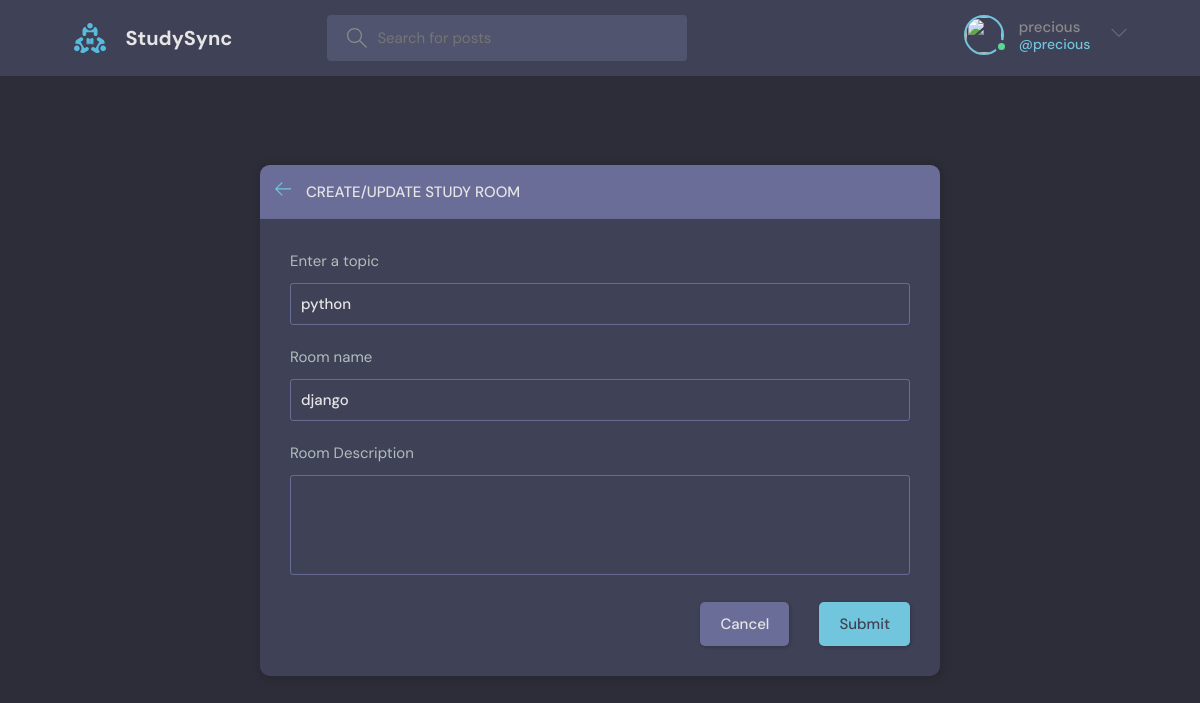
/update-room/1/ (signed in), run on the app's committed database.
### discord/models.py (models this page shows, shortened)
class CustomUser(AbstractUser):
    profile_picture = models.ImageField(upload_to='profiles',default='name.png')

class Room(models.Model):
    host = models.ForeignKey(CustomUser, on_delete=models.SET_NULL, null=True)
    topic = models.ForeignKey(Topic, on_delete=models.SET_NULL, null=True)
    name = models.CharField(max_length=200)
    description = models.TextField(null=True, blank=True)
    participants = models.ManyToManyField(CustomUser, related_name='participants')
    updated = models.DateTimeField(auto_now=True)
    created = models.DateTimeField(auto_now_add=True)
    class Meta:
        ordering = ['-updated', '-created']

class Topic(models.Model):
    name = models.CharField(max_length=200)  # Name of the topic

### discord/views.py (the view, shortened to what this page needs)
# urls.py: path('update-room/<str:pk>/', views.updateRoom, name="update-room"),
@login_required(login_url='discord:login')  # Ensure that the user is logged in before accessing this view
def updateRoom(request, pk):
    room = Room.objects.get(id=pk)
    form = RoomForm(instance=room)
    topics = Topic.objects.all()
    if request.user != room.host:
        return HttpResponse('You are not allowed here!!!')
    context = {'form': form, 'topics': topics, 'room': room}
    return render(request, 'discord/room_form.html', context)

### discord/forms.py
class RoomForm(ModelForm):
    class Meta:
        model = Room
        fields = '__all__'
        exclude = ['host', 'participants']

### discord/templates/discord/room_form.html (shortened to what this page needs)
{% extends 'main.html' %}
{% block content %}
  <main class="create-room layout">
    <div class="container">
      <div class="layout__box">
        <div class="layout__boxHeader">
          <div class="layout__boxTitle">
            <a href="{% url 'discord:home' %}">
              <svg version="1.1" xmlns="http://www.w3.org/2000/svg" width="32" height="32" viewBox="0 0 32 32">
                <title>arrow-left</title>
                <path
                  d="M13.723 2.286l-13.723 13.714 13.719 13.714 1.616-1.611-10.96-10.96h27.625v-2.286h-27.625l10.965-10.965-1.616-1.607z">
                </path>
              </svg>
            </a>
            <h3>Create/update Study Room</h3>
          </div>
        </div>
        <div class="layout__body">
          <form class="form" action="" method="POST">
            <div class="form__group">
                <label for="room_topic">Enter a topic</label>
                <input required type="text" value="{{room.topic.name}}" name="topic" list="topic-list" />
              </div>
              <div class="form__group">
                <label for="room_name">Room name</label>
                {{form.name}}
              </div>
              <div class="form__group">
                <label for="room_description">Room Description</label>
                {{form.description}}
              </div>
              <div class="form__action">
                <a class="btn btn--dark" href="index.html">Cancel</a>
                <button class="btn btn--main" type="submit">Submit</button>
              </div>
            </form>
          </div>
        </div>
      </div>
    </main>
    {% endblock %}

### templates/navbar.html (shortened to what this page needs)
{% load static %}
<header class="header header--loggedIn">
    <div class="container">
        <a href="{% url 'discord:home' %}" class="header__logo">
            <img src="{% static 'images/logo.svg' %}" />
            <h1>StudySync</h1>
        </a>
        <form class="header__search" method="GET" action="{% url 'discord:home' %}">
            <label>
                <input name="q" placeholder="Search for posts" />
            </label>
        </form>
        <nav class="header__menu">
        {% if request.user.is_authenticated %}
        <div class="header__user">
            <a href="{% url 'discord:update-user' %}">
                <div class="avatar avatar--medium active">
                    <img src="{{request.user.avatar.url}}" />
                </div>
                <p>{{request.user.username}} <span>@{{request.user.username}}</span></p>
            </a>
            <button class="dropdown-button">
                <svg version="1.1" xmlns="http://www.w3.org/2000/svg" width="32" height="32" viewBox="0 0 32 32">
                    <title>chevron-down</title>
                    <path d="M16 21l-13-13h-3l16 16 16-16h-3l-13 13z"></path>
                </svg>
            </button>
        </div>
        {% else %}
        <a href="{% url 'account_login' %}">
            <img src="{% static 'images/avatar.svg' %}" />
            <p>Login</p>
        </a>
        {% endif %}
      </nav>
    </div>
  </header>

### data on the page
CustomUser: user.username "precious"
Room: topic "python", name "django"
